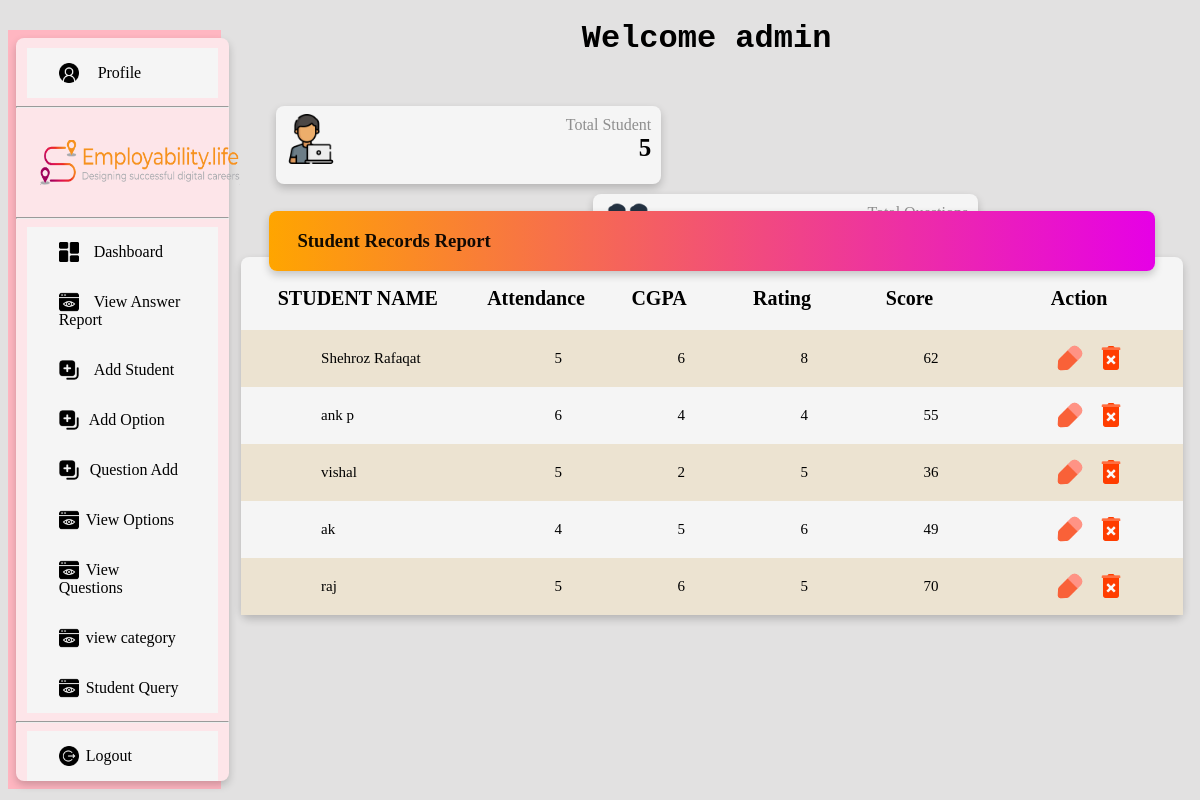
The app's page /index/ (signed in), older data.
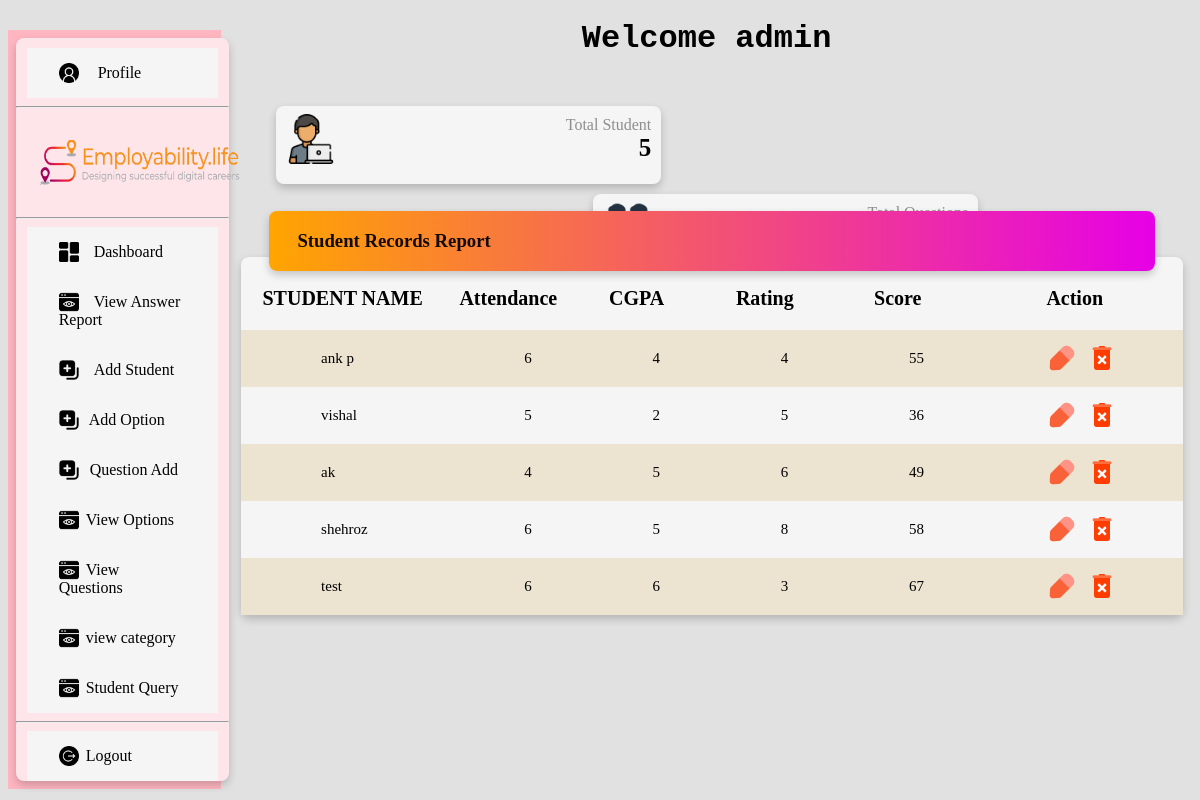
The same page, newer data.
### quiz/models.py (models this page shows, shortened)
class registerform(models.Model):
    name=models.CharField(max_length=100)
    email=models.EmailField()
    Enrollment_No=models.CharField(max_length=100)
    password=models.CharField(max_length=20)
    Attendance=models.PositiveIntegerField(default=0,blank=True)
    cgpa=models.IntegerField("CGPA",default=0,blank=True)
    gpa=models.IntegerField("GPA",default=0,blank=True)
    review=models.IntegerField(default=0,blank=True)
    score=models.PositiveIntegerField(default=0,blank=True,)

### quiz/views.py (the view)
# urls.py: path('index/',index,name='index1'),
def index(request):
    if 'email' in request.session:
        print(request.session['email'])
        n=AdminForm.objects.get(email=request.session['email'])
        a=registerform.objects.all()
        count=registerform.objects.all().count()
        q=question.objects.all()
        r=StudentReport.objects.all()
        return render(request,'index.html',{'data':a,'c':count,'q':len(q),'n':n,'r':r})
    return redirect('sign1')

### quiz/templates/index.html (shortened to what this page needs)
{% extends 'admin_base.html' %}
{% load static %}
{% block content %}
<h1 class="cust_name">
    Welcome {{ n.name}}
</h1>
<div class="dashboard">
    <div class="crd3">
        <div class="card show">
            <img src="{% static 'icon/test.png' %}" class="fafa" style="float:left;" height="50px" width="50px">
            <span class="label">Total Student</span></br>
            <span class="ts" style="font-weight: 900; font-size: 25px;">{{ c }}</span>
        </div>
        <div class="card show" id="showid">
            <img src="{% static 'icon/totaltest.png' %}" class="fafa" style="float:left;" height="50px" width="50px">
            <span class="label">Total Questions</span></br>
            <span class="tt" style="font-weight: 900; font-size: 25px;">{{q}}</span>
        </div>
    </div>
    <div class="card table">
        <div class="card questionadd">
            <h3 class="questionaddtitle" style="font-weight: bold;">&nbsp &nbsp &nbsp Student Records Report</h3>
        </div>
        <table>
            <tr>
                <th>STUDENT NAME</th>
                <th>Attendance</th>
                <th>CGPA</th>
                <th>Rating</th>
                <th>Score</th>
                <th>Action</th>
            </tr>
            {% for i in data %}
            <tr>
                <td>{{ i.name }}</td>
                <td>{{ i.Attendance }}</td>
                <td>{{ i.cgpa }}</td>
                <td>{{ i.review }}</td>
                <td>{{ i.score }}</td>
                <td>
                    <a href="{% url 'edit_student' i.id %}"><img src="{% static 'icon/edit.png' %}" height="30px"
                            width="30px"></a>
                    <a href="{% url 'delstudent' i.id %}"><img src="{% static 'icon/delete.png' %}" height="30px"
                                width="30px"></a>
                </td>
            </tr>
            {% endfor %}
        </table>
    </div>
</div>
{% endblock %}

Row changes from the older to the newer data that the page shows:
removed registerform: name "Shehroz Rafaqat", Attendance "5", cgpa "6", review "8", score "62"
changed registerform: name "raj" → "shehroz"; Attendance "5" → "6"; cgpa "6" → "5"; review "5" → "8"; score "70" → "58"
added registerform: name "test", Attendance "6", cgpa "6", review "3", score "67"
